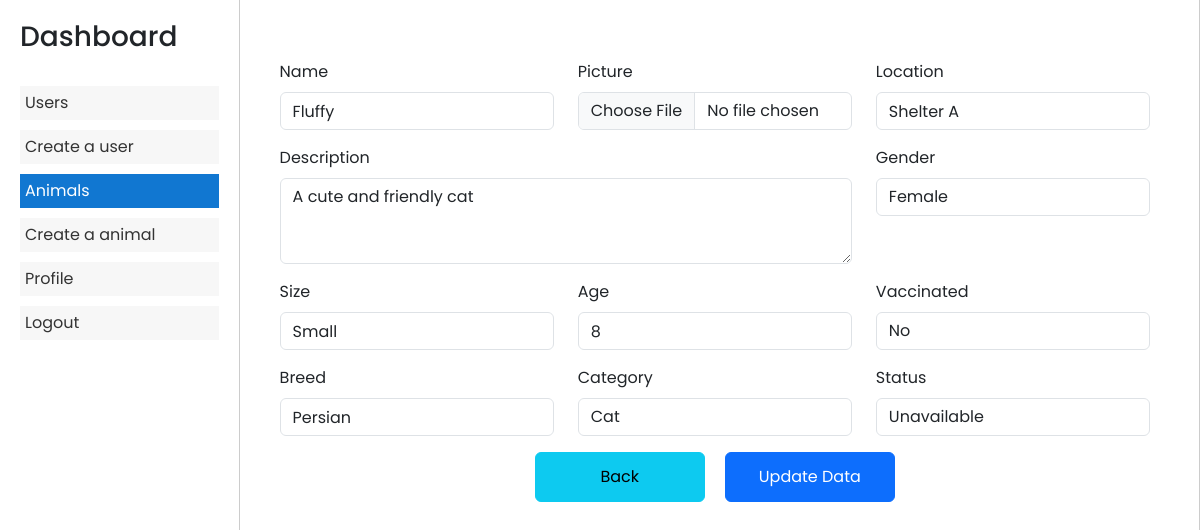
/admin/dashboard.php?page=update_animal&animal_id=19 (signed in), run on the app's committed database.
### tables this page shows
CREATE TABLE IF NOT EXISTS `animals` (
  `animal_id` int(11) NOT NULL AUTO_INCREMENT,
  `name` varchar(50) NOT NULL,
  `image` varchar(100) NOT NULL,
  `gender` enum('Male','Female') NOT NULL,
  `location` varchar(100) NOT NULL,
  `description` text,
  `size` varchar(20) DEFAULT NULL,
  `age` int(11) DEFAULT NULL,
  `vaccinated` enum('Yes','No') NOT NULL,
  `breed` varchar(50) NOT NULL,
  `category` enum('Cat','Dog') NOT NULL,
  `status` varchar(20) NOT NULL DEFAULT 'Available',
  PRIMARY KEY (`animal_id`)
);

### admin/update_animal.php (the view, shortened to what this page needs)
<?php
if (isset($_SESSION["admin"])) {
    require "../validate/connect.php";
    $id = $_GET["animal_id"];
    $sql = "SELECT * FROM animals WHERE animal_id=$id";
    $result = mysqli_query($connect, $sql);
    $row = mysqli_fetch_assoc($result);
?>
    <!DOCTYPE html>
    <html lang="en">
    <head>
        <link href="https://cdn.jsdelivr.net/npm/bootstrap@5.3.0/dist/css/bootstrap.min.css" rel="stylesheet">
    </head>
    <body>
        <div class="container">
            <form action="#" method="post" enctype="multipart/form-data">
                <div class="row mb-3">
                    <div class="col-md-4">
                        <label for="name" class="form-label">Name</label>
                        <input type="text" class="form-control" id="name" name="name" required value="<?php echo $row['name']; ?>">
                    </div>
                    <div class="col-md-4">
                        <label for="picture" class="form-label">Picture</label>
                        <input type="file" class="form-control" id="picture" name="picture" value="<?php echo $row['image']; ?>">
                    </div>
                    <div class="col-md-4">
                        <label for="location" class="form-label">Location</label>
                        <input type="text" class="form-control" id="location" name="location" required value="<?php echo $row['location']; ?>">
                    </div>
                </div>
                <div class="row mb-3">
                    <div class="col-md-8">
                        <label for="description" class="form-label">Description</label>
                        <textarea class="form-control" id="description" name="description" rows="3" required><?php echo $row['description']; ?></textarea>
                    </div>
                    <div class="col-md-4">
                        <label for="gender" class="form-label">Gender</label>
                        <select class="form-control" id="gender" name="gender">
                            <option value="Female" <?php if ($row['gender'] === 'Female') echo 'selected'; ?>>Female</option>
                        </select>
                    </div>
                </div>
                <div class="row mb-3">
                    <div class="col-md-4">
                        <label for="size" class="form-label">Size</label>
                        <input type="text" class="form-control" id="size" name="size" required placeholder="1m and 10cm" value="<?php echo $row['size']; ?>">
                    </div>
                    <div class="col-md-4">
                        <label for="age" class="form-label">Age</label>
                        <input type="number" class="form-control" id="age" name="age" min="0" max="100" required value="<?php echo $row['age']; ?>">
                    </div>
                    <div class="col-md-4">
                        <label for="vaccinated" class="form-label">Vaccinated</label>
                        <select class="form-control" id="vaccinated" name="vaccinated">
                            <option value="No" <?php if ($row['vaccinated'] === 'No') echo 'selected'; ?>>No</option>
                        </select>
                    </div>
                </div>
                <div class="row mb-3">
                    <div class="col-md-4">
                        <label for="breed" class="form-label">Breed</label>
                        <input type="text" class="form-control" id="breed" name="breed" required value="<?php echo $row['breed']; ?>">
                    </div>
                    <div class="col-md-4">
                        <label for="category" class="form-label">Category</label>
                        <select class="form-control" id="category" name="category">
                            <option value="Cat" <?php if ($row['category'] === 'Cat') echo 'selected'; ?>>Cat</option>
                        </select>
                    </div>
                    <div class="col-md-4">
                        <label for="status" class="form-label">Status</label>
                        <select class="form-control" id="status" name="status">
                            <option value="Unavailable" <?php if ($row['status'] === 'Unavailable') echo 'selected'; ?>>Unavailable</option>
                        </select>
                    </div>
                </div>
                <div class="row">
                    <div style="display: flex;justify-content: center;gap: 20px;" class="col-md-12 text-center">
                        <a href="dashboard.php?page=animals" class="btn btn-outline-info width-btn-2" style="background-color: #0dcaf0;color: black">Back</a>
                        <button name="update" type="submit" class="btn btn-primary width-btn-2">Update Data</button>
                    </div>
                </div>
            </form>
        </div>
    </body>
    </html>
    </body>
    </html>
<?php
} else if (isset($_SESSION["user"])) {
    header("location:../home.php");
} else {
    header("Location: ../login.php");
}

### admin/dashboard.php (style rules this page uses)
* { font-family: "Poppins", sans-serif; }
@media (min-width: 1200px) { .container, .container-lg, .container-md, .container-sm, .container-xl { max-width: 1350px !important; } }

### admin/update_animal.php (style rules this page uses)
.container { display: flex; justify-content: center; align-items: center; margin-top: 20px; }
.width-btn-2 { width: 170px !important; height: 50px !important; display: flex; justify-content: center; align-items: center; }
.col-md-12 { display: flex; justify-content: center; flex-direction: row !important; gap: 20px; }

### data on the page
animals: name "Fluffy", location "Shelter A", description "A cute and friendly cat", gender "Female", size "Small", age "8", vaccinated "No", breed "Persian", category "Cat", status "Unavailable"
